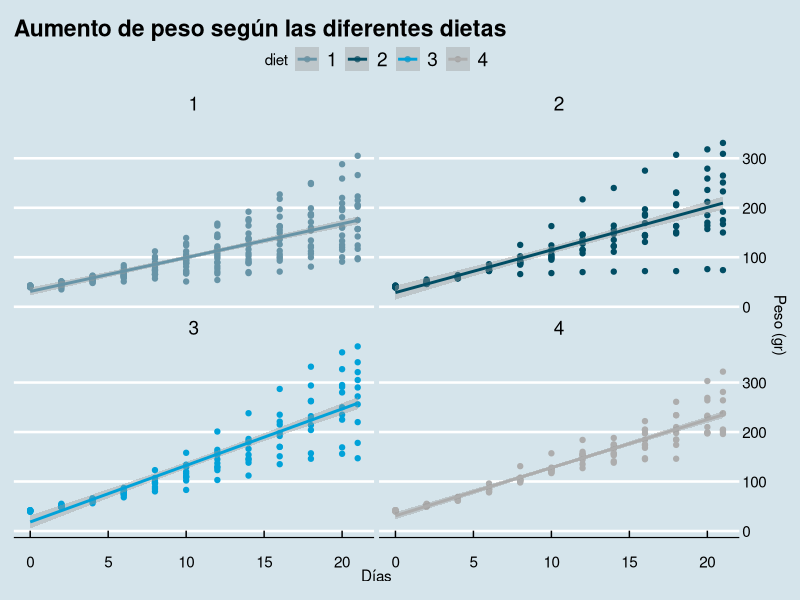

Reproduce this figure in R.
## ---- chunk 1
knitr::opts_chunk$set(echo = TRUE)
## ---- chunk 2

colnames(ChickWeight) 

## ---- chunk 3
median(ChickWeight$weight)
## ---- chunk 4
sd(ChickWeight$weight)
## ---- chunk 5
mean(ChickWeight$weight)
## ---- chunk 6

names(ChickWeight) <- tolower(names(ChickWeight))

poll_peso_temps <- aggregate(weight ~ time,
          FUN = mean,
          data = ChickWeight)

library(knitr)

kable(poll_peso_temps
      , caption = "Evolución del peso de los pollitos los primeros días de vida"
      , align = c('l', 'l')
      , col.names = c("Días", "Peso_Medio")
      , row.names = FALSE
      , digits = 2
      , format.args = list( decimal.mark = ",")
)
## ---- chunk 7

library(reshape2)

names(ChickWeight) <- tolower(names(ChickWeight))

pollitos <- melt(ChickWeight, 
                id.vars=2:4, 
                na.rm=TRUE)

poll_diet_temps <- dcast(pollitos, 
                         diet ~ time, 
                         mean, 
                         na.rm=TRUE)

library(knitr)

kable(poll_diet_temps
      , caption = "Efecto en el peso en los pollitos según dieta y tiempo"
      , align = c('l', 'r', 'r', 'r', 'r', 'r', 'r', 'r', 'r', 'r', 'r', 'r', 'r')
      , col.names = c("Dieta","Día_0","Día_2","Día_4","Día_6","Día_8","Día_10","Día_12","Día_14","Día_16","Día_18","Día_20","Día_21")
      , row.names = FALSE
      , digits = 2
      , format.args = list( decimal.mark = ",")
)
## ---- chunk 8

polluelos <- ChickWeight

library(ggplot2)

polluelos1 <- ggplot(data = polluelos, 
       aes(x = time, y = weight, colour = diet)) +
       geom_point() +
       geom_smooth(method = "lm") + 
       facet_wrap(~diet, ncol = 2) +
       scale_y_continuous(position = "right") + 
       labs(x = "Días", y = "Peso (gr)")

polluelos2 <- polluelos1 + ggtitle("Aumento de peso según las diferentes dietas")

library(ggthemes)

polluelos2 + theme_economist(base_size = 10, base_family = "sans", horizontal = TRUE,
                dkpanel = FALSE) + scale_color_economist()

